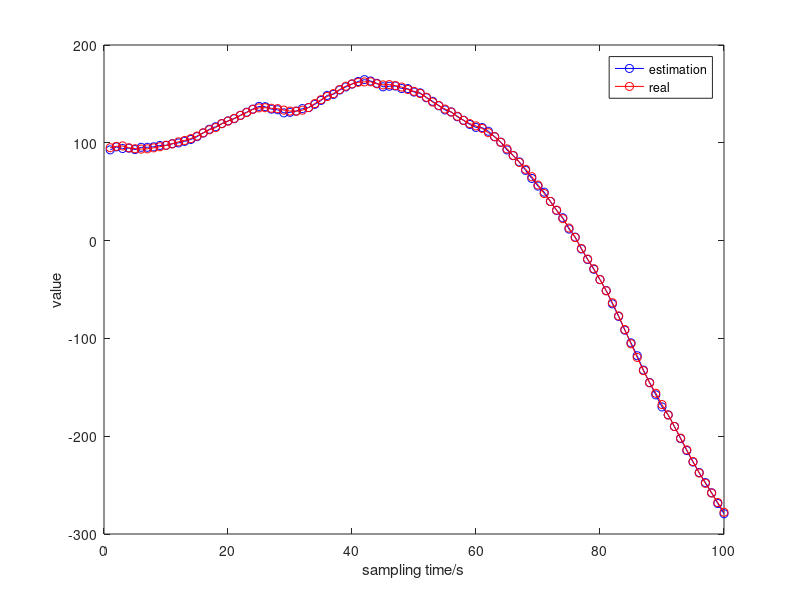

Write MATLAB code to recreate this figure.
%%%%%%%%%%%%%%%%%%%%%%%%%%%%%%%%%%%%%%%%%%%%%%%%%%%%%%%%%%%%%%%%%%%%%%%%%
%function main3_3_2   最小二乘 用当前时刻的先验估计
%%%%%%%%%%%%%%%%%%%%%%%%%%%%%%%%%%%%%%%%%%%%%%%%%%%%%%%%%%%%%%%%%%%%%%%%%
close all;
N=100; %仿真时间，时间序列总数

    Q=[1,0;0,1]; % 过程噪声方差为0，即下落过程忽略空气阻力
    R=1;         % 观测噪声方差
    W=sqrt(Q)*randn(2,N);% 既然Q为0，则W=0；在此写出，方便对照理解
    V=sqrt(R)*randn(1,N);% 测量噪声V(k)
    % 系统矩阵
    A=[1,1;0,1]; %状态转移矩阵

    H=[1,0];     %
    % 
    X=zeros(2,N);  % 
    X(:,1)=[95;1]; % 
    P0=[10,0;0,1]; % 

    Z=zeros(1,N);  
    Z(1)=H*X(:,1); %                                                                              
    Xls=zeros(2,N);% 

    Xls(:,1)=X(:,1)+sqrt(P0)*randn(2,1); % 
    
    I=eye(2);      % 
    for k=2:N
        X(:,k)=A*X(:,k-1)+W(k);
        Z(k)=H*X(:,k)+V(k);
    end
    %%%%%%%%%%%%%%%%%%%%%%%%%%%%%%%%%%%%%%%%%%%%%%%%%%%%%%%%%%%%%%%%%%%%%%%%%
    for k=2:N
        Xls_pre=A*Xls(:,k-1); % the prior_estimation of time k
        P_pre=Q+A*P0*A'; % the prior_covariance mattrix of time k

        % computing the Kalman gain
        K=P_pre*H'*(R+H*P_pre*H')^(-1);
        Xls(:,k)=Xls_pre+K*(Z(:,k)-H*Xls_pre); % computing the time k's X estimation
        P0=(I-K*H)*P_pre; % computing the time k covariance matrix
    end
    %%%%%%%%%%%%%%%%%%%%%%%%%%%%%%%%%%%%%%%%%%%%%%%%%%%%%%%%%%%%%%%%%%%%%%%%%
figure 
plot(Xls(1,:),'-bo');
hold on;
plot(X(1,:),'-ro');
legend('estimation','real');
xlabel('sampling time/s');
ylabel('value');